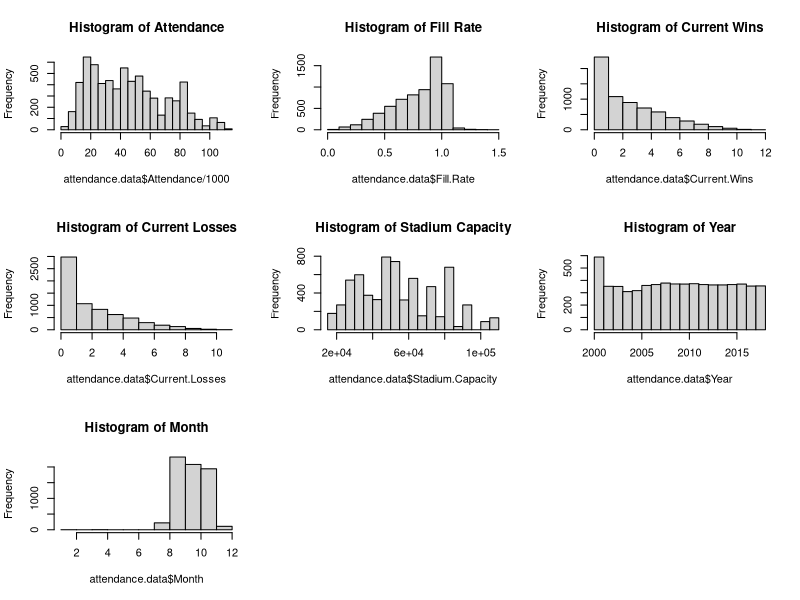
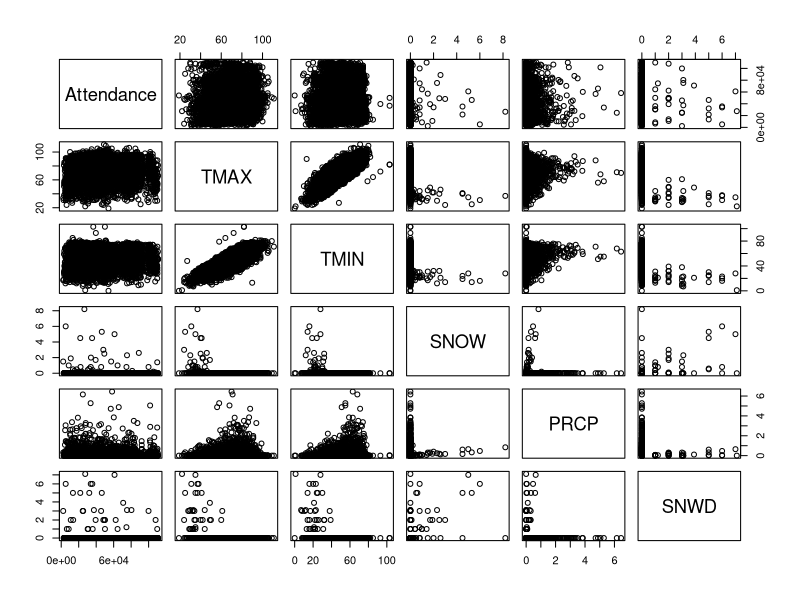
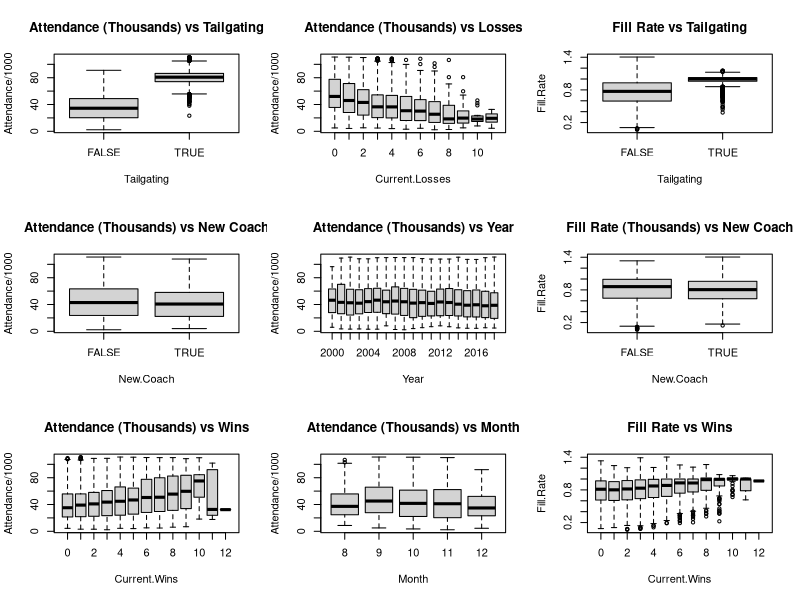
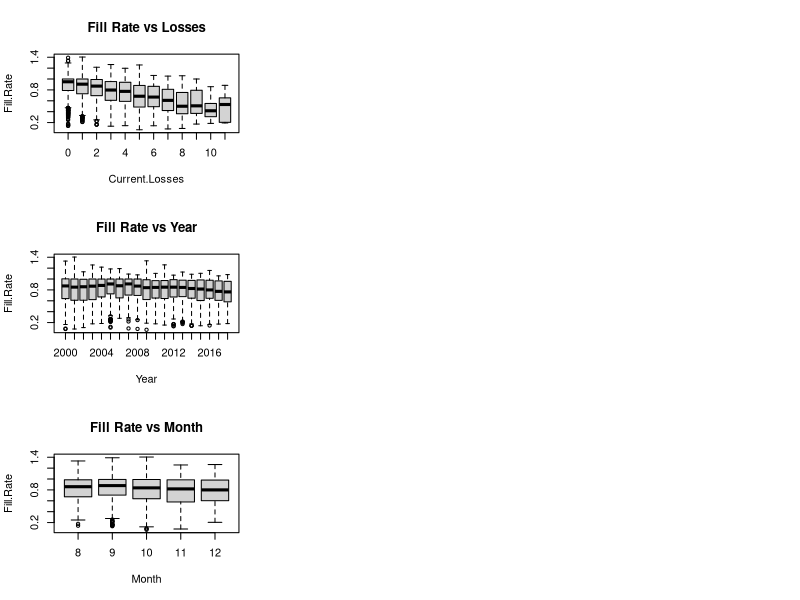

Recreate these plots in R, in order.
## ---- chunk 1
# General set-up for the report.
# I find this useful, but you may improve upon, ignore, or remove
#  (possibly at your own peril).
# Tasks accomplished:
# Don't print out code
# Save results so that code blocks aren't re-run unless code
# changes (cache), _or_ a relevant earlier code block changed (autodep),
# don't clutter R output with messages or warnings (message, warning)
library(MASS)
library(knitr)
library(tidyverse)
library(dplyr)
library(ggthemes)
library(gridExtra)
opts_chunk$set(echo=FALSE,
               cache=TRUE, autodep=TRUE,
               message=FALSE, warning=FALSE)
# Turn off meaningless clutter in summary() output
options(show.signif.stars=FALSE)
## ---- chunk 2
attendance.data = read.csv("CFBeattendance.csv")
newtime = str_split(attendance.data$Time, ":")
## ---- chunk 3
quantile(attendance.data$Attendance, c(0.25, 0.5, 0.75), type = 1, na.rm = TRUE)
## ---- chunk 4
par(mfrow = c(3,3))
hist(attendance.data$Attendance/1000, breaks = 24,
     main = "Histogram of Attendance")
hist(attendance.data$Fill.Rate, main = "Histogram of Fill Rate")
hist(attendance.data$Current.Wins, main = "Histogram of Current Wins")
hist(attendance.data$Current.Losses, main = "Histogram of Current Losses")
hist(attendance.data$Stadium.Capacity, main = "Histogram of Stadium Capacity")
hist(attendance.data$Year, main = "Histogram of Year")
hist(attendance.data$Month, main = "Histogram of Month")
## ---- chunk 5
attendance.data = attendance.data[-c(5436,5443,5450,5457, 4522, 4524, 4526, 4528, 4530, 4532),]
## ---- chunk 6
attendance.data[4424, 24] = 12

attendance.data$Conference[which(attendance.data$Team=="Oregon State")] = "Pac-12"

attendance.data$Conference[which(attendance.data$Team=="USC")] = "Pac-12"

rutgers = attendance.data[which(attendance.data$Team=="Rutgers"),]
yr = 2000
while(yr<2013){
        rutgers$Conference[which(rutgers$Year==yr)] = "Big East"
        yr = yr+1
}
attendance.data$Conference[which(attendance.data$Team=="Rutgers")] = rutgers$Conference

boston_college = attendance.data[which(attendance.data$Team=="Boston College"),]
yr = 2000
while(yr<2005){
        boston_college$Conference[which(boston_college$Year==yr)] = "Big East"
        yr = yr+1
}
attendance.data$Conference[which(attendance.data$Team=="Boston College")] = boston_college$Conference

smu = attendance.data[which(attendance.data$Team=="SMU"),]
yr = 2005
while(yr<2013){
        smu$Conference[which(smu$Year==yr)] = "CUSA"
        yr = yr+1
}
attendance.data$Conference[which(attendance.data$Team=="SMU")] = smu$Conference

south_alabama = attendance.data[which(attendance.data$Team=="South Alabama"),]
yr = 2013
while(yr<2019){
        south_alabama$Conference[which(south_alabama$Year==yr)] = "Sun Belt"
        yr = yr+1
}
attendance.data$Conference[which(attendance.data$Team=="South Alabama")] = south_alabama$Conference

west_virginia = attendance.data[which(attendance.data$Team=="West Virginia"),]
yr = 2000
while(yr<2012){
        west_virginia$Conference[which(west_virginia$Year==yr)] = "Big East"
        yr = yr+1
}
attendance.data$Conference[which(attendance.data$Team=="West Virginia")] = west_virginia$Conference

memphis = attendance.data[which(attendance.data$Team=="Memphis"),]
memphis$Conference[which(memphis$Year==2013)] = "AAC"
attendance.data$Conference[which(attendance.data$Team=="Memphis")] = memphis$Conference

mid_tennessee = attendance.data[which(attendance.data$Team=="Middle Tennessee"),]
mid_tennessee$Conference[which(mid_tennessee$Year==2001)] = "Sun Belt"
attendance.data$Conference[which(attendance.data$Team=="Middle Tennessee")] = mid_tennessee$Conference

byu = attendance.data[which(attendance.data$Team=="BYU"),]
byu$Conference[which(byu$Year==2011)] = "Independent"
attendance.data$Conference[which(attendance.data$Team=="BYU")] = byu$Conference

fiu = attendance.data[which(attendance.data$Team=="FIU"),]
yr = 2002
while(yr<2005){
        fiu$Conference[which(fiu$Year==yr)] = "FCS"
        yr = yr+1
}
attendance.data$Conference[which(attendance.data$Team=="FIU")] = fiu$Conference

georgia_st = attendance.data[which(attendance.data$Team=="Georgia State"),]
yr = 2011
while(yr<2013){
        georgia_st$Conference[which(georgia_st$Year==yr)] = "FCS"
        yr = yr+1
}
attendance.data$Conference[which(attendance.data$Team=="Georgia State")] = georgia_st$Conference
## ---- chunk 7
pairs(Attendance~TMAX+TMIN+SNOW+PRCP+SNWD, data=attendance.data)#weather
## ---- chunk 8

boxplot(Attendance/1000~Tailgating,data=attendance.data,
        main = "Attendance (Thousands) vs Tailgating")
boxplot(Attendance/1000~New.Coach,data=attendance.data,
        main = "Attendance (Thousands) vs New Coach")
boxplot(Attendance/1000~Current.Wins,data=attendance.data,
        main = "Attendance (Thousands) vs Wins")
boxplot(Attendance/1000~Current.Losses,data=attendance.data,
        main = "Attendance (Thousands) vs Losses")
boxplot(Attendance/1000~Year, notch=FALSE, varwidth=FALSE, data=attendance.data,
        main = "Attendance (Thousands) vs Year")
boxplot(Attendance/1000~Month,data=attendance.data,
        main = "Attendance (Thousands) vs Month")

boxplot(Fill.Rate~Tailgating,data=attendance.data,
        main = "Fill Rate vs Tailgating")
boxplot(Fill.Rate~New.Coach,data=attendance.data,
        main = "Fill Rate (Thousands) vs New Coach")
boxplot(Fill.Rate~Current.Wins,data=attendance.data,
        main = "Fill Rate vs Wins")
boxplot(Fill.Rate~Current.Losses,data=attendance.data,
        main = "Fill Rate vs Losses")
boxplot(Fill.Rate~Year, notch=FALSE, varwidth=FALSE, data=attendance.data,
        main = "Fill Rate vs Year")
boxplot(Fill.Rate~Month,data=attendance.data,
        main = "Fill Rate vs Month")
